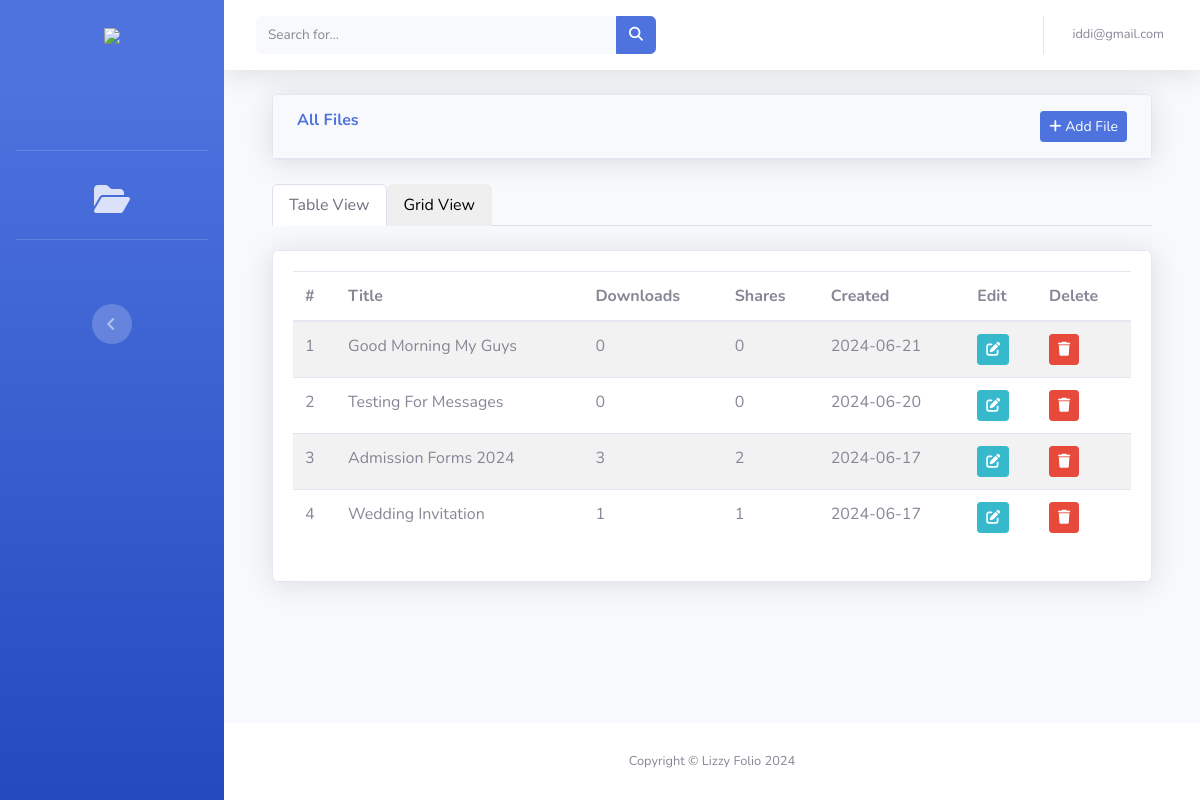
The app's page /admin-app/all-files/ (signed in), older data.
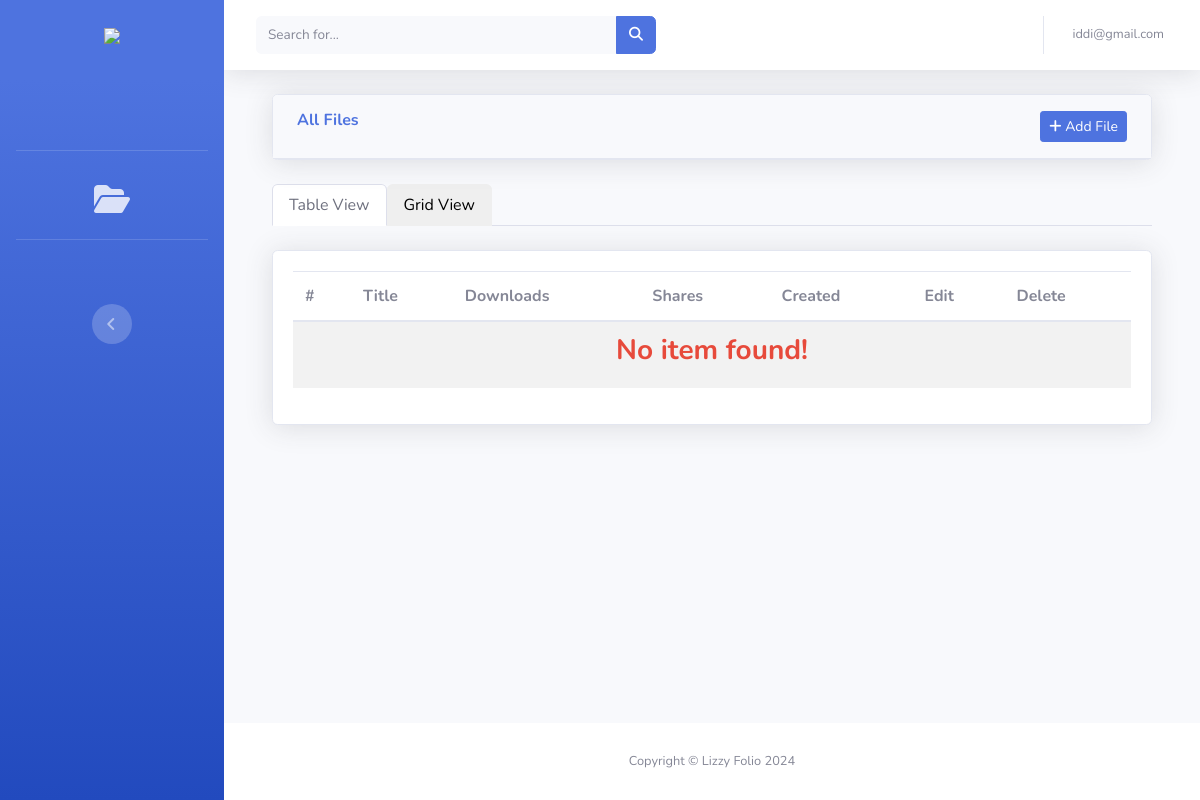
The same page, newer data.
### adminapp/models.py (models this page shows, shortened)
class FileModel(models.Model):
    title = models.CharField(max_length=255, blank=False, null=False)
    slug = models.SlugField()
    description = models.TextField()
    upload_by = models.ForeignKey(CustomUser, on_delete=models.CASCADE, related_name='admin')
    file = models.FileField(upload_to='files/', null=True, blank=True, validators=[FileExtensionValidator(allowed_extensions=['png', 'pdf', 'jpg', 'jpeg', 'docx'])])
    download_count = models.PositiveIntegerField(default=0)
    email_count = models.PositiveIntegerField(default=0)
    created = models.DateTimeField(auto_now_add=True, auto_now=False)
    updated = models.DateTimeField(auto_now_add=False, auto_now=True)
    class Meta:
        ordering = ['-created']

### adminapp/views.py (the view)
# urls.py: path('all-files/', view=views.filePage, name="all-files"),
@login_required(login_url='login')
def filePage(request):
    if request.user.is_staff == False:
        return redirect('home')
    title = "Lizzy File Server All Files"
    form = FileForm()
    files = FileModel.objects.all()
    context = {"title": title, "form": form, "files": files}
    return render(request=request, template_name='admin/files.html', context=context)

### adminapp/forms.py (shortened to what this page needs)
class FileForm(forms.ModelForm):
    title = forms.CharField(label="Title", widget=forms.TextInput(attrs={"class": "form-control", "placeholder": "Enter file title"}))
    description = forms.CharField(widget=forms.Textarea(attrs={"class": "form-control", "placeholder": "Enter description"}))
    file = forms.FileField(widget=forms.FileInput(attrs={"class":"form-control", "rows":5}))
    class Meta:
        model = FileModel
        fields = ['title', 'description', 'file']

### adminapp/templates/admin/files.html (shortened to what this page needs)
{% extends 'base.html' %}
{% load static %}
{% block content %}
    <div class="container-fluid my-3">
        <div class="row mb-4">
            <div class="col-sm-12 col-md-12">
                <div class="card shadow">
                    <div class="card-header py-3">
                        <div class="row px-3">
                            <h6 class="m-0 font-weight-bold text-primary">All Files</h6>
                            <h6 class="m-0 font-weight-bold text-primary ml-auto"><a href="#" class="btn btn-primary btn-sm" data-toggle="modal" data-target="#fileModal"><i class="fa fa-plus" aria-hidden="true"></i> Add File</a></h6>
                        </div>
                    </div>
                </div>
            </div>
        </div>
        <nav>
            <div class="nav nav-tabs" id="nav-tab" role="tablist">
              <button class="nav-link active" id="nav-home-tab" data-bs-toggle="tab" data-bs-target="#nav-home" type="button" role="tab" aria-controls="nav-home" aria-selected="true">Table View</button>
              <button class="nav-link" id="nav-profile-tab" data-bs-toggle="tab" data-bs-target="#nav-profile" type="button" role="tab" aria-controls="nav-profile" aria-selected="false">Grid View</button>
            </div>
          </nav>
          <div class="tab-content" id="nav-tabContent">
            <div class="tab-pane fade show active" id="nav-home" role="tabpanel" aria-labelledby="nav-home-tab" tabindex="0">
                <div class="card shadow mb-4 mt-4">
                    <div class="card-body">
                        <div class="table-responsive">
                            <table class="table table-striped" id="dataTable" width="100%" cellspacing="0">
                                <thead>
                                    <tr>
                                        <th>#</th>
                                        <th>Title</th>
                                        <th>Downloads</th>
                                        <th>Shares</th>
                                        <th>Created</th>
                                        <th>Edit</th>
                                        <th>Delete</th>
                                    </tr>
                                </thead>
                                <tbody>
                                    {% for file in files %}
                                        <tr>
                                            <td>{{ forloop.counter }}</td>
                                            <td>{{ file.title|title }}</td>
                                            <td>{{ file.download_count }}</td>
                                            <td>{{ file.email_count }}</td>
                                            <td>{{ file.created|date:'Y-m-d' }}</td>
                                            <td><a href="#" class="btn btn-sm btn-info" data-toggle="modal" data-target="#EditfileModal{{file.id}}"><i class="fa fa-edit"></i></a></td>
                                            <td><a href="#" data-toggle="modal" data-target="#deleteModal{{file.id}}" class="btn btn-danger btn-sm"><i class="fa fa-trash"></i></a></td>
                                        </tr>
                                    {% empty %}
                                        <tr>
                                            <td colspan="8" class="m-4">
                                                <h3 class="text-center text-danger" style="font-weight: bold;">No item found!</h3>
                                            </td>
                                        </tr>
                                    {% endfor %}
                                </tbody>
                            </table>
                        </div>
                    </div>
                </div>
            </div>
          </div>
    </div>
{% endblock content %}

Row changes from the older to the newer data that the page shows:
removed FileModel: title "Good Morning My Guys", download_count "0", email_count "0", created "2024-06-21"
removed FileModel: title "Testing For Messages", download_count "0", email_count "0", created "2024-06-20"
removed FileModel: title "Admission Forms 2024", download_count "3", email_count "2", created "2024-06-17"
removed FileModel: title "Wedding Invitation", download_count "1", email_count "1", created "2024-06-17"
Text that changed along with them:
text now shown: "No item found!"
